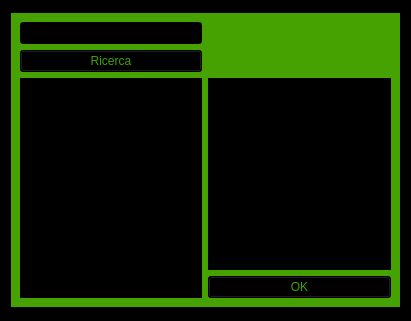
<?xml version="1.0" encoding="UTF-8"?>
<ui version="4.0">
 <class>inserisci_iscrizioni</class>
 <widget class="QWidget" name="inserisci_iscrizioni">
  <property name="geometry">
   <rect>
    <x>0</x>
    <y>0</y>
    <width>411</width>
    <height>321</height>
   </rect>
  </property>
  <property name="windowTitle">
   <string>Nuovo Iscrizioni</string>
  </property>
  <property name="styleSheet">
   <string notr="true">background-color: rgb(0, 0, 0);</string>
  </property>
  <layout class="QGridLayout" name="gridLayout">
   <item row="0" column="0" alignment="Qt::AlignHCenter|Qt::AlignVCenter">
    <widget class="QWidget" name="widget" native="true">
     <property name="styleSheet">
      <string notr="true">background-color: rgb(69, 162, 0);</string>
     </property>
     <layout class="QGridLayout" name="gridLayout_2">
      <item row="0" column="0">
       <widget class="QLineEdit" name="textCliente">
        <property name="styleSheet">
         <string notr="true">background-color: rgb(0, 0, 0);
color: rgb(255, 255, 255);</string>
        </property>
       </widget>
      </item>
      <item row="1" column="0">
       <widget class="QPushButton" name="RicercaButton">
        <property name="styleSheet">
         <string notr="true">color: rgb(69, 162, 0);
background-color: rgb(0, 0, 0);</string>
        </property>
        <property name="text">
         <string>Ricerca</string>
        </property>
       </widget>
      </item>
      <item row="2" column="0" rowspan="2">
       <widget class="QListView" name="listViewClienti">
        <property name="styleSheet">
         <string notr="true">background-color: rgb(0, 0, 0);
color: rgb(255, 255, 255);</string>
        </property>
       </widget>
      </item>
      <item row="2" column="1">
       <widget class="QListView" name="listViewAbbonamenti">
        <property name="styleSheet">
         <string notr="true">background-color: rgb(0, 0, 0);
color: rgb(255, 255, 255);</string>
        </property>
       </widget>
      </item>
      <item row="3" column="1">
       <widget class="QPushButton" name="btn_ok">
        <property name="styleSheet">
         <string notr="true">color: rgb(69, 162, 0);
background-color: rgb(0, 0, 0);</string>
        </property>
        <property name="text">
         <string>OK</string>
        </property>
       </widget>
      </item>
     </layout>
    </widget>
   </item>
  </layout>
 </widget>
 <resources/>
 <connections/>
</ui>
